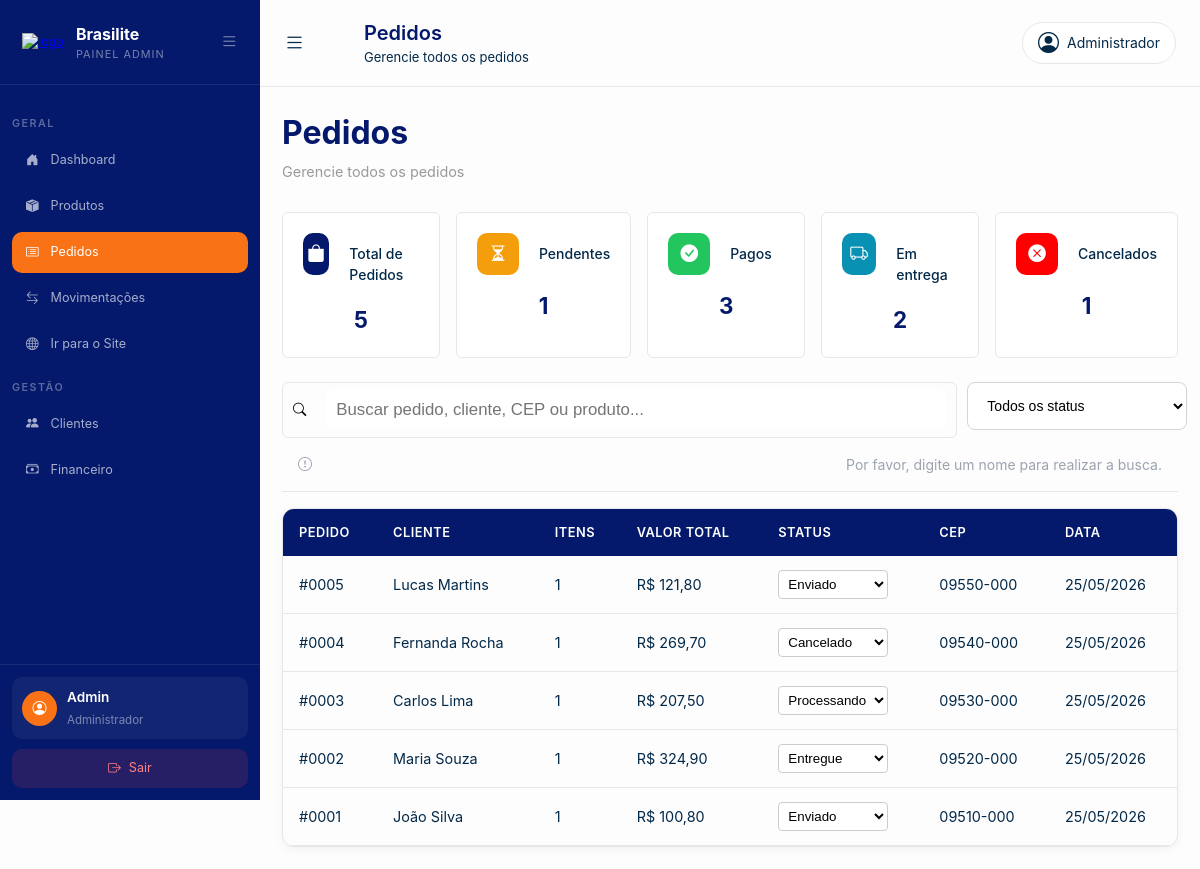
/Dashboard/pedidos.php, run on an earlier commit of the app's database.
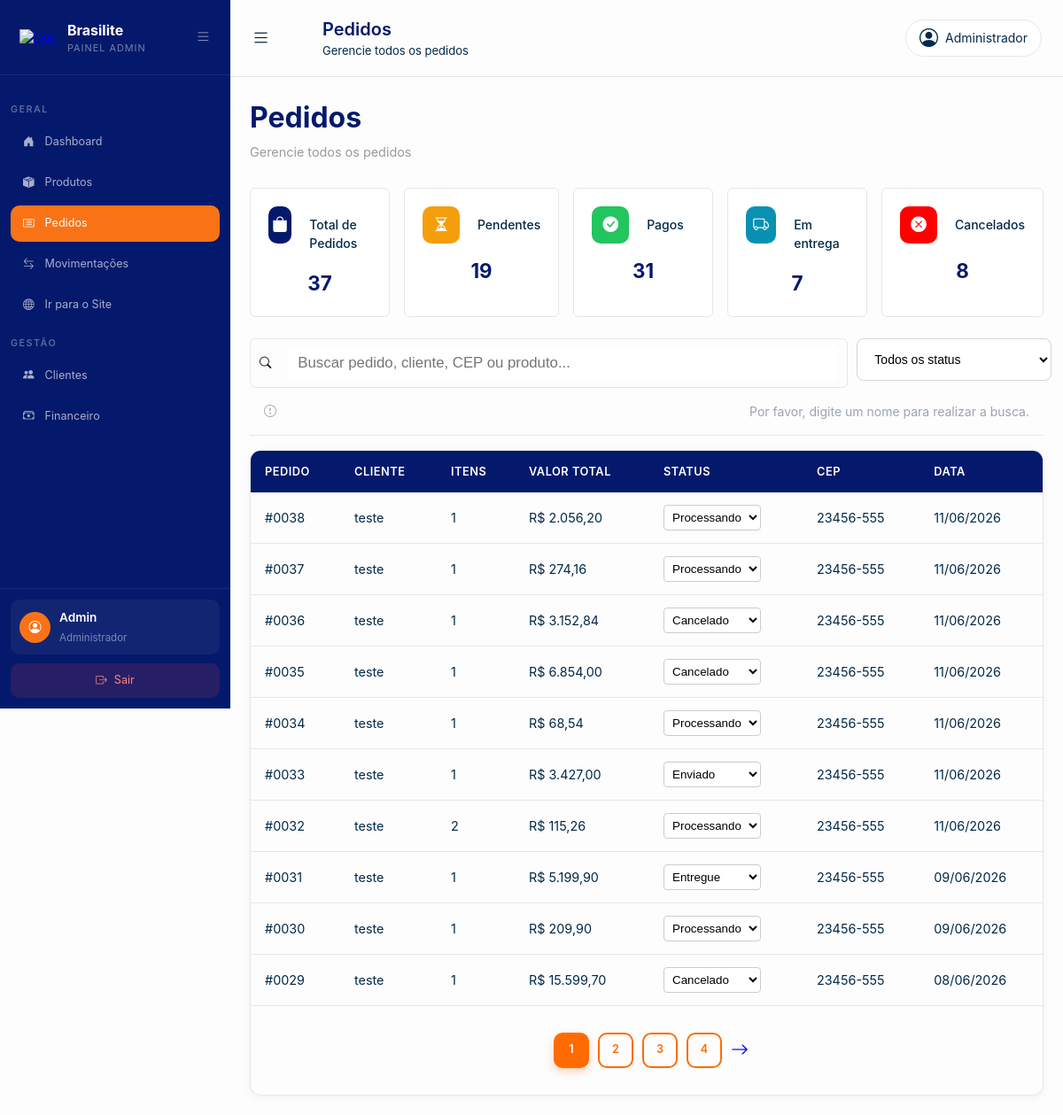
And on a later commit of the database.
### tables this page shows
CREATE TABLE `pedido` (
  `id_pedido` int(11) NOT NULL,
  `idPagamento` int(11) DEFAULT NULL,
  `idUsuario` int(11) NOT NULL,
  `status_pedido` enum('processando','enviado','entregue','cancelado') NOT NULL DEFAULT 'processando',
  `data_entrega` datetime NOT NULL DEFAULT current_timestamp(),
  `codigo_rastreio` varchar(50) DEFAULT NULL
);

CREATE TABLE `usuario` (
  `id_usuario` int(11) NOT NULL,
  `nome` varchar(150) NOT NULL,
  `email` varchar(100) NOT NULL,
  `senha` varchar(255) NOT NULL,
  `perfil_usuario` enum('cliente','admin') NOT NULL DEFAULT 'cliente',
  `cpf` varchar(14) NOT NULL,
  `telefone` varchar(20) DEFAULT NULL,
  `cep` varchar(9) DEFAULT NULL,
  `estado` char(2) DEFAULT NULL,
  `cidade` varchar(100) DEFAULT NULL,
  `bairro` varchar(100) DEFAULT NULL,
  `numero` varchar(20) DEFAULT NULL,
  `data_cadastro` date NOT NULL DEFAULT current_timestamp()
);

CREATE TABLE `pagamento` (
  `id_pagamento` int(11) NOT NULL,
  `idCarrinho` int(11) NOT NULL,
  `idUsuario` int(11) NOT NULL,
  `forma_pagamento` enum('pix','cartao','boleto') NOT NULL,
  `status_pagamento` enum('pendente','pago','cancelado') NOT NULL DEFAULT 'pendente',
  `valor_total` decimal(10,2) NOT NULL,
  `data_pagamento` datetime NOT NULL DEFAULT current_timestamp()
);

### Dashboard/pedidos.php (the view, shortened to what the changed rows need)
<?php
require_once '../Crud/crud.php';
$busca        = $_GET['busca'] ?? '';
$statusFiltro = $_GET['status'] ?? '';
$id_filtrado  = $_GET['id_filtrado'] ?? null;
$limite      = 10;
$paginaAtual = isset($_GET['pagina']) ? $_GET['pagina'] : 1;
$sqlBase = "
FROM pedido ped
INNER JOIN usuario u ON u.id_usuario = ped.idUsuario
LEFT JOIN pagamento pag ON pag.id_pagamento = ped.idPagamento
LEFT JOIN item_pedido ip ON ip.idPedido = ped.id_pedido
LEFT JOIN item_carrinho ic ON ic.id_item_carrinho = ip.idItem_Carrinho
LEFT JOIN produto p ON p.id_produto = ic.idProduto
WHERE 1=1
";
$sqlTotal       = "SELECT COUNT(DISTINCT ped.id_pedido) AS total $sqlBase";
$totalRegistros = (int)($pdo->query($sqlTotal)->fetch(PDO::FETCH_ASSOC)['total'] ?? 0);
$totalPaginas   = $totalRegistros > 0 ? ceil($totalRegistros / $limite) : 1;
$offset = ($paginaAtual - 1) * $limite;
$sql = "
SELECT
    ped.id_pedido,
    ped.status_pedido,
    ped.data_entrega,
    ped.codigo_rastreio,
    u.nome,
    u.cep,
    pag.valor_total,
    pag.status_pagamento,
    COUNT(DISTINCT ip.id_item_pedido) AS total_itens
$sqlBase
GROUP BY
    ped.id_pedido,
    ped.status_pedido,
    ped.data_entrega,
    ped.codigo_rastreio,
    u.nome,
    u.cep,
    pag.valor_total,
    pag.status_pagamento
ORDER BY ped.id_pedido DESC
LIMIT $limite OFFSET $offset";
$pedidos = $pdo->query($sql)->fetchAll(PDO::FETCH_ASSOC);
$queryBase = http_build_query([
    'busca'       => $busca,
    'status'      => $statusFiltro,
    'id_filtrado' => $id_filtrado
]);
$sqlKpi = "
SELECT
    ped.id_pedido,
    ped.status_pedido,
    pag.status_pagamento
FROM pedido ped
LEFT JOIN pagamento pag ON pag.id_pagamento = ped.idPagamento
";
$todosPedidosKpi = $pdo->query($sqlKpi)->fetchAll(PDO::FETCH_ASSOC);
$totalPedidos   = count($todosPedidosKpi);
$totalPendentes = 0;
$totalPagos     = 0;
$totalEntrega   = 0;
$totalCancelados = 0;
foreach ($todosPedidosKpi as $pedidoKpi) {
    if ($pedidoKpi['status_pedido'] == 'processando')  $totalPendentes++;
    if ($pedidoKpi['status_pagamento'] == 'pago')      $totalPagos++;
    if ($pedidoKpi['status_pedido'] == 'enviado')      $totalEntrega++;
    if ($pedidoKpi['status_pedido'] == 'cancelado')    $totalCancelados++;
}
?>
<!DOCTYPE html>
<html lang="pt-br">
<head>
    <link rel="stylesheet" href="css/global.css">
    <link rel="stylesheet" href="css/sidebar.css">
    <link rel="stylesheet" href="css/pedidos.css">
    <link rel="stylesheet" href="https://cdn.jsdelivr.net/npm/bootstrap-icons@1.11.3/font/bootstrap-icons.min.css">
</head>
<body>
    <?php
    require_once("../partials/sidebar.php");
    ?>
    <div class="content">
        <header class="topbar">
            <div class="topbar-left">
                <div class="header-left">
                    <h1>Pedidos</h1>
                </div>
            </div>
        </header>
        <main>
            <div class="container-pagina">
                <div class="tabela-header">
                    <div>
                        <h1>Pedidos</h1>
                    </div>
                </div>
                <div class="kpi-grid">
                    <div class="kpi-card">
                        <div class="kpi-header">
                            <div class="kpi-icon blue" style="background: var(--title); color: white;">
                            </div>
                            <div class="kpi-label">Total de Pedidos</div>
                        </div>
                        <div class="kpi-valor"><?= $totalPedidos ?></div>
                    </div>
                    <div class="kpi-card">
                        <div class="kpi-header">
                            <div class="kpi-icon yellow" style="background: #F59E0B; color: white;">
                            </div>
                            <div class="kpi-label">Pendentes</div>
                        </div>
                        <div class="kpi-valor"><?= $totalPendentes ?></div>
                    </div>
                    <div class="kpi-card">
                        <div class="kpi-header">
                            <div class="kpi-icon green" style="background: #22C55E; color: white;">
                            </div>
                            <div class="kpi-label">Pagos</div>
                        </div>
                        <div class="kpi-valor"><?= $totalPagos ?></div>
                    </div>
                    <div class="kpi-card">
                        <div class="kpi-header">
                            <div class="kpi-icon tell" style="background: #0891B2; color: white;">
                            </div>
                            <div class="kpi-label">Em entrega</div>
                        </div>
                        <div class="kpi-valor"><?= $totalEntrega ?></div>
                    </div>
                    <div class="kpi-card">
                        <div class="kpi-header">
                            <div class="kpi-icon red" style="background: red; color: white;">
                            </div>
                            <div class="kpi-label">Cancelados</div>
                        </div>
                        <div class="kpi-valor"><?= $totalCancelados ?></div>
                    </div>
                </div>
                <div class="container-tabela-produto">
                    <div class="tabela-wrapper">
                        <div class="tabela">
                            <table>
                                <thead>
                                    <tr>
                                        <th>Pedido</th>
                                        <th>Cliente</th>
                                        <th>Itens</th>
                                        <th>Valor Total</th>
                                        <th>Status</th>
                                        <th>CEP</th>
                                        <th>Data</th>
                                    </tr>
                                </thead>
                                <tbody>
                                    <?php foreach ($pedidos as $pedido): ?>
                                        <tr>
                                            <td>#<?= str_pad($pedido['id_pedido'], 4, '0', STR_PAD_LEFT) ?></td>
                                            <td><?= htmlspecialchars($pedido['nome']) ?></td>
                                            <td><?= $pedido['total_itens'] ?></td>
                                            <td>R$ <?= number_format($pedido['valor_total'] ?? 0, 2, ',', '.') ?></td>
                                            <td>
                                                <form method="POST" action="pedidos.php?<?= http_build_query(['busca' => $busca, 'status' => $statusFiltro, 'pagina' => $paginaAtual]) ?>" style="margin: 0;">
                                                    <select name="status_pedido" onchange="this.form.submit()" class="status-pedido-select">
                                                        <option value="processando" <?= $pedido['status_pedido'] === 'processando' ? 'selected' : '' ?>>Processando</option>
                                                        <option value="enviado" <?= $pedido['status_pedido'] === 'enviado' ? 'selected' : '' ?>>Enviado</option>
                                                        <option value="entregue" <?= $pedido['status_pedido'] === 'entregue' ? 'selected' : '' ?>>Entregue</option>
                                                        <option value="cancelado" <?= $pedido['status_pedido'] === 'cancelado' ? 'selected' : '' ?>>Cancelado</option>
                                                    </select>
                                                </form>
                                            </td>
                                            <td><?= htmlspecialchars($pedido['cep'] ?? '') ?></td>
                                            <td><?= date('d/m/Y', strtotime($pedido['data_entrega'])) ?></td>
                                        </tr>
                                    <?php endforeach; ?>
                                </tbody>
                            </table>
                            <?php if ($totalPaginas > 1): ?>
                                <div class="paginacao">
                                    <div class="box-num">
                                        <?php for ($i = 1; $i <= $totalPaginas; $i++): ?>
                                            <a href="?pagina=<?= $i ?>&<?= $queryBase ?>" class="<?= $i == $paginaAtual ? 'ativo' : '' ?>">
                                                <?= $i ?>
                                            </a>
                                        <?php endfor; ?>
                                    </div>
                                    <div class="seta">
                                        <?php if ($paginaAtual < $totalPaginas): ?>
                                            <a class="seta" href="?pagina=<?= $paginaAtual + 1 ?>&<?= $queryBase ?>">
                                                <i class="bi bi-arrow-right"></i>
                                            </a>
                                        <?php endif; ?>
                                    </div>
                                </div>
                            <?php endif; ?>
                        </div>
                    </div>
                </div>
            </div>
        </main>
    </div>
</body>
</html>

What changed in the data, as far as the page shows it:
no longer on this page (row edited): pedido: id_pedido "0005", idUsuario.nome "Lucas Martins", total_itens "1", idPagamento.valor_total "121,80", status_pedido "Enviado", idUsuario.cep "09550-000", data_entrega "25/05/2026"
no longer on this page (row edited): pedido: id_pedido "0004", idUsuario.nome "Fernanda Rocha", total_itens "1", idPagamento.valor_total "269,70", status_pedido "Cancelado", idUsuario.cep "09540-000", data_entrega "25/05/2026"
no longer on this page (row edited): pedido: id_pedido "0003", idUsuario.nome "Carlos Lima", total_itens "1", idPagamento.valor_total "207,50", status_pedido "Processando", idUsuario.cep "09530-000", data_entrega "25/05/2026"
no longer on this page (row edited): pedido: id_pedido "0002", idUsuario.nome "Maria Souza", total_itens "1", idPagamento.valor_total "324,90", status_pedido "Entregue", idUsuario.cep "09520-000", data_entrega "25/05/2026"
no longer on this page (row edited): pedido: id_pedido "0001", idUsuario.nome "João Silva", total_itens "1", idPagamento.valor_total "100,80", status_pedido "Enviado", idUsuario.cep "09510-000", data_entrega "25/05/2026"
added pedido: id_pedido "0038", idUsuario.nome "teste", total_itens "1", idPagamento.valor_total "2.056,20", status_pedido "Processando", idUsuario.cep "23456-555", data_entrega "11/06/2026"
added pedido: id_pedido "0037", idUsuario.nome "teste", total_itens "1", idPagamento.valor_total "274,16", status_pedido "Processando", idUsuario.cep "23456-555", data_entrega "11/06/2026"
added pedido: id_pedido "0036", idUsuario.nome "teste", total_itens "1", idPagamento.valor_total "3.152,84", status_pedido "Cancelado", idUsuario.cep "23456-555", data_entrega "11/06/2026"
added pedido: id_pedido "0035", idUsuario.nome "teste", total_itens "1", idPagamento.valor_total "6.854,00", status_pedido "Cancelado", idUsuario.cep "23456-555", data_entrega "11/06/2026"
added pedido: id_pedido "0034", idUsuario.nome "teste", total_itens "1", idPagamento.valor_total "68,54", status_pedido "Processando", idUsuario.cep "23456-555", data_entrega "11/06/2026"
added pedido: id_pedido "0033", idUsuario.nome "teste", total_itens "1", idPagamento.valor_total "3.427,00", status_pedido "Enviado", idUsuario.cep "23456-555", data_entrega "11/06/2026"
added pedido: id_pedido "0032", idUsuario.nome "teste", total_itens "2", idPagamento.valor_total "115,26", status_pedido "Processando", idUsuario.cep "23456-555", data_entrega "11/06/2026"
added pedido: id_pedido "0031", idUsuario.nome "teste", total_itens "1", idPagamento.valor_total "5.199,90", status_pedido "Entregue", idUsuario.cep "23456-555", data_entrega "09/06/2026"
added pedido: id_pedido "0030", idUsuario.nome "teste", total_itens "1", idPagamento.valor_total "209,90", status_pedido "Processando", idUsuario.cep "23456-555", data_entrega "09/06/2026"
added pedido: id_pedido "0029", idUsuario.nome "teste", total_itens "1", idPagamento.valor_total "15.599,70", status_pedido "Cancelado", idUsuario.cep "23456-555", data_entrega "08/06/2026"
Also different on the page:
$totalPedidos: "5" → "37"
$totalPendentes: "1" → "19"
$totalPagos: "3" → "31"
$totalEntrega: "2" → "7"
$totalCancelados: "1" → "8"
new list line: "1"
new list line: "2"
new list line: "3"
new list line: "4"
